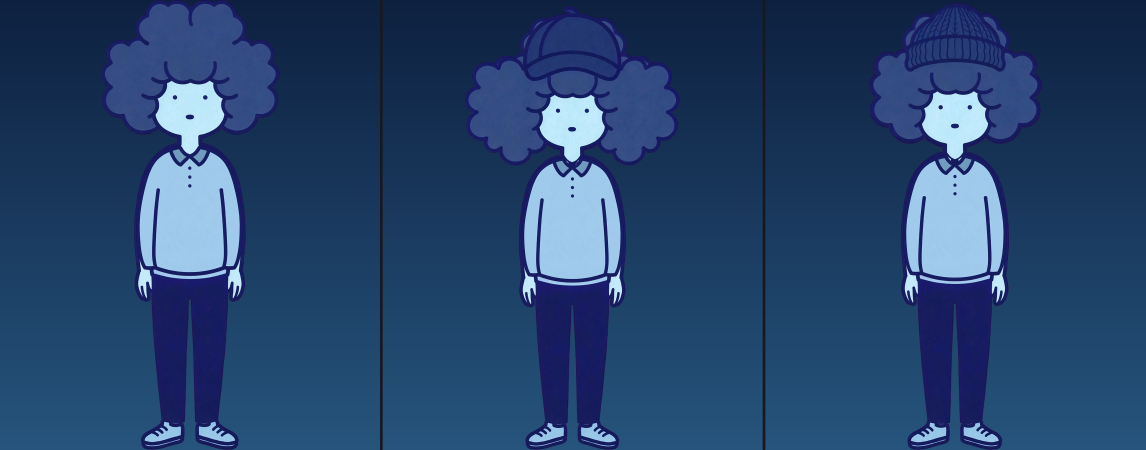
#> input picture tools/audit28/face3_body_a.png, 3436 x 1350 px, given in place of arm_polo_parasol_v28.png, which was not available (shown at 1/3 size)
$ python trial_arms28.py
#> lines starting #> are read from the running program, lines starting #| are printed output that depends on the picture
### tools/mirror_v0128.py
#!/usr/bin/env python3
"""Exact Python mirror of PersonComposer (Kotlin) for the v0.1.28 audit.

Draws from the shipped drawable-nodpi assets with the same boxes,
calibrations, rigs and anchors as PersonFigure.kt. Anchor/cal values
are read from ANCH below — keep them in sync with PersonAnchors /
PersonCanvas.topCal in the Kotlin source (the audit script prints any
drift it is told about via --check).

Geometry recap (Kotlin): the canvas rect is W x H px; the person
height ph = H / (1 + padTopRatio); the person stands at the bottom
(pt = H - ph). For canvas-family bases the body bbox is drawn at
(bl, pt, bw, ph); tops are laid into the same canvas frame with
topCal about their bbox center. The rank-5 portrait is drawn at
width ph * imgW/imgH, height ph, centered. Rigs are fractions of
the drawn body rect (bl, pt, bw, ph).
"""
import os
import sys

from PIL import Image, ImageDraw

RES = os.path.expanduser(
    "~/workspace/tenki-no-kotae/app/src/main/res/drawable-nodpi")

IMG = {}


def img(name):
    if name not in IMG:
        IMG[name] = Image.open(os.path.join(RES, name + ".png")).convert("RGBA")
    return IMG[name]

CANVAS_W, CANVAS_H = 1120.0, 2240.0

BOX = {
    "body_a": (0.1589, 0.0768, 0.8438, 0.9411),
    "body_b": (0.1580, 0.0763, 0.8446, 0.9397),
    "body_c": (0.1116, 0.0759, 0.8893, 0.9411),
    "top_tshirt": (0.1795, 0.3031, 0.8214, 0.6741),
    "top_shirt": (0.2420, 0.3125, 0.7580, 0.6263),
    "top_cardigan": (0.0839, 0.1911, 0.9170, 0.8004),
    "top_lightouter": (0.1411, 0.2741, 0.8625, 0.6920),
    "top_knitcoat": (0.1491, 0.2384, 0.8527, 0.7781),
    "top_down": (0.0598, 0.2487, 0.9411, 0.7098),
    "outfit_raincoat": (0.2348, 0.0759, 0.7670, 0.9420),
}
TOPCAL = {
    "top_tshirt": (0.64, 0.875, 0.0, 0.028),
    "top_shirt": (0.80, 0.80, 0.0, 0.014),
    "top_cardigan": (0.55, 0.45, 0.0, -0.003),
    "top_lightouter": (0.63, 0.625, 0.0, 0.000),
    "top_knitcoat": (0.67, 0.60, 0.0, 0.011),
    "top_down": (1.00, 0.575, 0.0, 0.005),
}
BODY_ART = {"BODY_A": "body_a", "BODY_B": "body_b", "BODY_C": "body_c",
            "RAINCOAT": "outfit_raincoat", "RANK5_PORTRAIT": "person_rank5",
            "RANK6_PORTRAIT": "person_rank6"}
PORTRAITS = ("RANK5_PORTRAIT", "RANK6_PORTRAIT")
TOP_ART = {"TSHIRT": "top_tshirt", "SHIRT": "top_shirt",
           "CARDIGAN": "top_cardigan", "LIGHT_OUTER": "top_lightouter",
           "KNIT_COAT": "top_knitcoat", "DOWN": "top_down"}
RIGS = {
    "BODY_A": (0.502, 0.180, 0.399, 0.248, 0.747, 0.754, 0.638, 0.241, 0.637, 0.360),
    "BODY_B": (0.480, 0.180, 0.337, 0.307, 0.689, 0.732, 0.630, 0.264, 0.630, 0.362),
    "BODY_C": (0.519, 0.180, 0.336, 0.330, 0.668, 0.893, 0.629, 0.106, 0.629, 0.316),
    "RANK5_PORTRAIT": (0.489, 0.180, 0.314, 0.306, 0.690, 0.756, 0.629, 0.242, 0.629, 0.365),
    "RANK6_PORTRAIT": (0.497, 0.180, 0.330, 0.323, 0.671, 0.80, 0.63, 0.20, 0.63, 0.328),
    "RAINCOAT": (0.507, 0.081, 0.336, 0.201, 0.743, 0.848, 0.629, 0.148, 0.629, 0.40),
}
# Measured feature lines (fractions of the body rect): the eye line
# and the mouth line of each base picture, from ink-cluster analysis
# of the shipped assets (v0.1.21). Sunglasses and the mask are placed
# from these, not from the skin-bbox fractions.
FEATURES = {
    "BODY_A": (0.216, 0.260), "BODY_B": (0.216, 0.260),
    "BODY_C": (0.216, 0.260), "RANK5_PORTRAIT": (0.217, 0.260),
    "RANK6_PORTRAIT": (0.216, 0.261), "RAINCOAT": (0.216, 0.260),
}
# anchors (mirror of PersonAnchors) — audit may override via ANCH_OVERRIDES
ANCH = {
    # *_W is the painted width over body width, *_BOTTOM the
    # painted bottom line, *_HS flattens the tall generated domes.
    "MASK_W": 1.02, "MASK_DROP": 0.020, "MASK_H": 0.068,
    "SUNG_W": 1.12,
    "MUFFLER_H": 0.27, "MUFFLER_TOP": 0.305,
    "TOWEL_H": 0.212, "TOWEL_TOP": 0.298,
    "MITTEN_H": 0.115, "MITTEN_HAND_AT": 0.42,
    "FOLD2_H": 0.30, "FOLD2_GRIP_X": 0.52, "FOLD2_GRIP_Y": 0.90,
    "UMB_WIDTH": 1.12, "UMB_TOP": 0.005, "UMB_SHAFT_X": 0.507,
    "UMB_SHAFT_W": 0.030,
    "PARASOL_W": 1.15, "PARASOL_TOP": -0.20, "PARASOL_SHAFT_X": 0.508,
    "PARASOL_SHAFT_W": 0.057,
    "UCHIWA_H": 0.21, "UCHIWA_GRIP_X": 0.502, "UCHIWA_GRIP_Y": 0.90,
    "SWEAT_X1": 0.19, "SWEAT_X2": 0.83, "SWEAT_Y": 0.27, "SWEAT_R": 0.022,
    "SHIVER_X1": 0.045, "SHIVER_X2": 0.955, "SHIVER_TOP": 0.42,
    "SHIVER_STEP": 0.028, "SHIVER_AMP": 0.018, "SHIVER_W": 0.006,
}
ANCH_OVERRIDES = {}
# Painted box inside each hat asset (asset fractions, v0.1.23 —
# measured from the shipped PNGs' alpha). The cap asset carries
# wide transparent margins; the knit cap fills its frame.

# Cloth box inside the mask asset (asset fractions, v0.1.24 —
# measured from the shipped PNG: the white cloth component; the
# ear loops fill the rest of the width).
MASK_PAINT = (0.125, 0.027, 0.874, 0.973)

OUTFIT_FOR = {  # rank -> (base, top)
    0: ("BODY_B", "TSHIRT"), 1: ("BODY_A", "SHIRT"),
    2: ("BODY_A", "CARDIGAN"), 3: ("BODY_A", "LIGHT_OUTER"),
    4: ("BODY_A", "KNIT_COAT"), 5: ("RANK5_PORTRAIT", None),
    6: ("RANK6_PORTRAIT", None),
}


# Head layers (v0.1.25): face boxes / eye lines inside the layer
# assets, as in PersonAnchors (fractions of the layer image).
HEAD_FACE = {"CAP": (0.349, 0.556, 0.651, 0.848),
             "KNITCAP": (0.306, 0.551, 0.689, 0.845)}
# v0.1.28: per-base chin-based target face boxes (measured off the
# shipped base assets with the same detector as the layers').
HEAD_TARGET = {
    "BODY_A": (0.308, 0.180, 0.687, 0.288),
    "BODY_B": (0.307, 0.181, 0.688, 0.289),
    "BODY_C": (0.330, 0.180, 0.667, 0.288),
    "RANK5_PORTRAIT": (0.306, 0.181, 0.689, 0.289),
    "RANK6_PORTRAIT": (0.324, 0.181, 0.670, 0.279),
    "RAINCOAT": (0.251, 0.180, 0.740, 0.288),
}
HEAD_EYE_Y = {"BODY_A": 0.216, "BODY_B": 0.216, "BODY_C": 0.216,
              "RANK5_PORTRAIT": 0.217, "RANK6_PORTRAIT": 0.216,
              "RAINCOAT": 0.216}
HEAD_EYE = {"CAP": 0.654, "KNITCAP": 0.650}
HEAD_ART = {"CAP": "layer_head_cap", "KNITCAP": "layer_head_knitcap"}
# v0.1.27: the raincoat base's own variants, clipped to the hood
# opening (same canvas / face anchors as the standard layers).
HEAD_ART_RAIN = {"CAP": "layer_head_cap_rain",
                 "KNITCAP": "layer_head_knitcap_rain"}


def head_art(head, base):
    return HEAD_ART_RAIN[head] if base == "RAINCOAT" else HEAD_ART[head]


def body_aspect(base):
    if base == "RANK5_PORTRAIT":
        return 405 / 1024
    if base == "RANK6_PORTRAIT":
        return 448 / 1024
    b = BOX[BODY_ART[base]]
    return (b[2] - b[0]) * CANVAS_W / ((b[3] - b[1]) * CANVAS_H)


# [15 lines left out: function head_layer_rect, not called in this run]


# ---- v0.1.26: arm layers + umbrella variants ----
# ARM mirrors PersonAnchors.armAnchor (grip, shaft, dw_frac,
# dh_frac, rot in PIL degrees); placement mirrors
# tools/sleeve_arms/preview_sleeve_arms.py, the source of truth.
ARM = {
    "arm_polo_umbrella_open":
        {"grip": (0.83, 0.84), "shaft": 0.815, "dw_frac": 1.20, "dh_frac": 0.95, "rot": 0},
    "arm_polo_umbrella_folding":
        {"grip": (0.40, 0.40), "shaft": None, "dw_frac": None, "dh_frac": 0.70, "rot": 12},
    "arm_polo_parasol":
        {"grip": (0.598, 0.909), "shaft": 0.598, "dw_frac": 1.578, "dh_frac": 0.815, "rot": 0},
    "arm_polo_uchiwa":
        {"grip": (0.235, 0.842), "shaft": None, "dw_frac": 0.690, "dh_frac": 0.351, "rot": 0},
    "arm_cardigan_umbrella_open":
        {"grip": (0.57, 0.84), "shaft": 0.545, "dw_frac": 1.20, "dh_frac": 0.95, "rot": 0},
    "arm_cardigan_umbrella_folding":
        {"grip": (0.42, 0.40), "shaft": None, "dw_frac": None, "dh_frac": 0.70, "rot": 24},
    "arm_knitcoat_umbrella_open":
        {"grip": (0.79, 0.85), "shaft": 0.775, "dw_frac": 1.20, "dh_frac": 0.95, "rot": 0},
    "arm_knitcoat_umbrella_folding":
        {"grip": (0.42, 0.40), "shaft": None, "dw_frac": None, "dh_frac": 0.70, "rot": 24},
}
ARM_ART = {  # (top, held) -> drawable name (PersonAnchors.armArt)
    ("TSHIRT", "OPEN"): "arm_polo_umbrella_open",
    ("SHIRT", "OPEN"): "arm_polo_umbrella_open",
    ("TSHIRT", "FOLDED"): "arm_polo_umbrella_folding",
    ("SHIRT", "FOLDED"): "arm_polo_umbrella_folding",
    ("TSHIRT", "PARASOL"): "arm_polo_parasol",
    ("SHIRT", "PARASOL"): "arm_polo_parasol",
    ("TSHIRT", "UCHIWA"): "arm_polo_uchiwa",
    ("SHIRT", "UCHIWA"): "arm_polo_uchiwa",
    ("CARDIGAN", "OPEN"): "arm_cardigan_umbrella_open",
    ("LIGHT_OUTER", "OPEN"): "arm_cardigan_umbrella_open",
    ("CARDIGAN", "FOLDED"): "arm_cardigan_umbrella_folding",
    ("LIGHT_OUTER", "FOLDED"): "arm_cardigan_umbrella_folding",
    ("KNIT_COAT", "OPEN"): "arm_knitcoat_umbrella_open",
    ("KNIT_COAT", "FOLDED"): "arm_knitcoat_umbrella_folding",
}
# (base, held) -> (drawable, inner rect) (PersonAnchors.variant*)
VARIANT = {
    ("RANK5_PORTRAIT", "OPEN"): ("rank5_umbrella_open",
                                 (0.0039, 0.0818, 0.8056, 0.9999)),
    ("RANK5_PORTRAIT", "FOLDED"): ("rank5_umbrella_folding",
                                   (0.0002, -0.0011, 1.0002, 1.0000)),
    ("RANK6_PORTRAIT", "OPEN"): ("rank6_umbrella_open",
                                 (0.0037, 0.1361, 0.8830, 0.9999)),
    ("RANK6_PORTRAIT", "FOLDED"): ("rank6_umbrella_folding",
                                   (0.0016, -0.0023, 0.9756, 1.0000)),
    ("RAINCOAT", "OPEN"): ("raincoat_umbrella_open",
                           (0.0624, 0.1690, 0.7201, 0.9998)),
    ("RAINCOAT", "FOLDED"): ("raincoat_umbrella_folding",
                             (-0.0001, -0.0007, 0.8948, 1.0000)),
}


def arm_art(top, held):
    return ARM_ART.get((top, held))


def variant_of(base, held):
    return VARIANT.get((base, held))


def arm_rect(name, rig, bl, pt, bw, ph):
    a = ARM[name]
    im = img(name)
    dh = a["dh_frac"] * ph
    dw = a["dw_frac"] * bw if a["dw_frac"] else dh * im.size[0] / im.size[1]
    hx = bl + rig[5] * bw
    hy = pt + rig[6] * ph
    anchor_x = a["shaft"] if a["shaft"] is not None else a["grip"][0]
    return (hx - anchor_x * dw, hy - a["grip"][1] * dh, dw, dh)


def arm_poke(spec):
    name = arm_art(spec.get("top"), spec.get("held"))
    if not name:
        return 0.0
    bw = body_aspect(spec["base"]) * 1000.0
    r = arm_rect(name, RIGS[spec["base"]], 0.0, 0.0, bw, 1000.0)
    return max(0.0, -r[1] / 1000.0)


def variant_poke(spec):
    v = variant_of(spec["base"], spec.get("held"))
    if not v:
        return 0.0
    inner = v[1]
    return max(0.0, inner[1] / (inner[3] - inner[1]))


def pad_top_ratio(spec):
    import math
    pad = 0.0
    arm = arm_art(spec.get("top"), spec.get("held"))
    if spec.get("held") == "PARASOL" and not arm:
        pad = 0.34
    poke = arm_poke(spec)
    if poke > 0:
        pad = max(pad, math.ceil((poke + 0.005) * 100) / 100)
    vpoke = variant_poke(spec)
    if vpoke > 0:
        pad = max(pad, math.ceil((vpoke + 0.005) * 100) / 100)
    head = spec.get("head")
    if head in ("CAP", "KNITCAP"):
        bw = body_aspect(spec["base"]) * 1000.0
        _, top, _, _ = head_layer_rect(head, spec["base"], 0.0, 0.0, bw, 1000.0)
        poke = max(0.0, -top / 1000.0)
        pad = max(pad, math.ceil((poke + 0.005) * 100) / 100)
    return pad


def sky(w, h, top=(13, 32, 64), bottom=(38, 84, 124)):
    imgc = Image.new("RGB", (w, h))
    d = ImageDraw.Draw(imgc)
    for y in range(h):
        t = y / max(1, h - 1)
        d.line([(0, y), (w, y)], fill=tuple(
            round(top[i] + (bottom[i] - top[i]) * t) for i in range(3)))
    return imgc.convert("RGBA")


def paste(canvas, im, rect):
    x, y, w, h = rect
    if w <= 0 or h <= 0:
        return
    canvas.alpha_composite(
        im.resize((max(1, round(w)), max(1, round(h))), Image.LANCZOS),
        (round(x), round(y)))


# [14 lines left out: function paste_rot, not called in this run]


def draw(canvas, spec, W=760, H=900):
    """spec keys: base, top, neck, mittens, head, mask, sunglasses,
    held, sweat, shiver. Mirrors PersonComposer.draw."""
    A = dict(ANCH, **ANCH_OVERRIDES)
    ph = H / (1.0 + pad_top_ratio(spec))
    pt = H - ph
    base = spec["base"]
    rig = RIGS[base]
    (face_cx, face_top, face_bot, face_l, face_r,
     hand_rx, hand_ry, hand_lx, hand_ly, cheek_w) = rig
    face_w, face_h = face_r - face_l, face_bot - face_top

    variant = variant_of(base, spec.get("held"))
    if variant:
        # v0.1.26: the base is swapped whole for its umbrella
        # variant, drawn so the variant's inner rect lands exactly
        # on the standard person rect.
        vname, inner = variant
        bw = ph * body_aspect(base)
        bl = (W - bw) / 2
        dw = bw / (inner[2] - inner[0])
        dh = ph / (inner[3] - inner[1])
        paste(canvas, img(vname),
              (bl - inner[0] * dw, pt - inner[1] * dh, dw, dh))
    elif base in PORTRAITS:
        person = img(BODY_ART[base])
        bw = ph * person.size[0] / person.size[1]
        bl = (W - bw) / 2
        paste(canvas, person, (bl, pt, bw, ph))
    else:
        body_name = BODY_ART[base]
        box = BOX[body_name]
        scale = ph / ((box[3] - box[1]) * CANVAS_H)
        cw, ch = CANVAS_W * scale, CANVAS_H * scale
        bw = (box[2] - box[0]) * cw
        bl = (W - bw) / 2
        ox, oy = bl - box[0] * cw, pt - box[1] * ch

        def part_rect(name):
            b = BOX[name]
            x0, y0 = ox + b[0] * cw, oy + b[1] * ch
            x1, y1 = ox + b[2] * cw, oy + b[3] * ch
            cal = TOPCAL.get(name)
            if cal:
                cx, cy = (x0 + x1) / 2, (y0 + y1) / 2
                w, h = (x1 - x0) * cal[0], (y1 - y0) * cal[1]
                x0 = cx - w / 2 + cal[2] * bw
                y0 = cy - h / 2 + cal[3] * ph
                x1, y1 = x0 + w, y0 + h
            return (x0, y0, x1 - x0, y1 - y0)

        paste(canvas, img(body_name), part_rect(body_name))
        if spec.get("top"):
            tn = TOP_ART[spec["top"]]
            paste(canvas, img(tn), part_rect(tn))

    def bx(f):
        return bl + f * bw

    def by(f):
        return pt + f * ph

    hand_x, hand_y = bx(hand_rx), by(hand_ry)
    hybrid = base in PORTRAITS
    raincoat = base == "RAINCOAT"
    eye_y, mouth_y = FEATURES[base]

    # arm layer (v0.1.26: sleeve + arm + item as one picture, over
    # body + top; the composer rotates about the grip on the hand,
    # negating PIL's angle for Canvas — the mirror IS PIL, so it
    # applies the batch's angle directly, as the previews did)
    arm = arm_art(spec.get("top"), spec.get("held"))
    if arm:
        a = ARM[arm]
        r = arm_rect(arm, rig, bl, pt, bw, ph)
        if a["rot"]:
            paste_rot(canvas, img(arm), r[0], r[1], r[2], r[3],
                      a["grip"], a["rot"])
        else:
            paste(canvas, img(arm), r)

    def prop_top(name, cx, top_y, w):
        im = img(name)
        paste(canvas, im, (cx - w / 2, top_y, w, w * im.size[1] / im.size[0]))

    def prop_bottom(name, cx, bottom_y, w):
        im = img(name)
        prop_top(name, cx, bottom_y - w * im.size[1] / im.size[0], w)

    # neck
    if not raincoat:
        if spec.get("neck") == "MUFFLER" and not hybrid:
            im = img("prop_muffler")
            h = A["MUFFLER_H"] * ph
            w = h * im.size[0] / im.size[1]
            paste(canvas, im, (bx(0.5) - w / 2, by(A["MUFFLER_TOP"]), w, h))
        elif spec.get("neck") == "TOWEL":
            im = img("prop_towel")
            h = A["TOWEL_H"] * ph
            w = h * im.size[0] / im.size[1]
            paste(canvas, im, (bx(0.5) - w / 2, by(A["TOWEL_TOP"]), w, h))
    # mittens (the portrait bases wear theirs baked in)
    if spec.get("mittens") and not raincoat and not hybrid:
        mh = A["MITTEN_H"] * ph
        for name, hx, hy in (("prop_mitten_l", hand_lx, hand_ly),
                             ("prop_mitten_r", hand_rx, hand_ry)):
            im = img(name)
            mw = mh * im.size[0] / im.size[1]
            paste(canvas, im, (bx(hx) - mw / 2,
                               by(hy) - A["MITTEN_HAND_AT"] * mh, mw, mh))
    # head (v0.1.25: the head layer — hair + hat as one picture,
    # face-anchored onto the rig; the raincoat anchors on the eye
    # line, its rig face top being the hood opening)
    if spec.get("head") in ("CAP", "KNITCAP"):
        hn = spec["head"]
        l, t, w, h = head_layer_rect(hn, base, bl, pt, bw, ph)
        paste(canvas, img(head_art(hn, base)), (l, t, w, h))
    # face (placed from the measured feature lines, v0.1.21)
    if spec.get("mask"):
        im = img("prop_mask")
        px0, py0, px1, py1 = MASK_PAINT
        cloth_w = A["MASK_W"] * cheek_w * bw
        rect_w = cloth_w / (px1 - px0)
        rect_h = A["MASK_H"] * ph / (py1 - py0)
        paste(canvas, im, (bx(face_cx) - (px0 + px1) / 2 * rect_w,
                           by(eye_y + A["MASK_DROP"]) - py0 * rect_h,
                           rect_w, rect_h))
    if spec.get("sunglasses"):
        im = img("prop_sunglasses")
        w = A["SUNG_W"] * face_w * bw
        h = w * im.size[1] / im.size[0]
        cy = by(eye_y)
        paste(canvas, im, (bx(face_cx) - w / 2, cy - h / 2, w, h))
    # held (v0.1.26: the grip-point fallback — drawn only where
    # neither an arm layer nor an umbrella variant served)
    held = spec.get("held")
    if variant or arm:
        held = None
    if held == "OPEN":
        umb = img("item_umbrella_open")
        uw = A["UMB_WIDTH"] * bw
        uh = uw * umb.size[1] / umb.size[0]
        u_left = hand_x - A["UMB_SHAFT_X"] * uw
        u_top = pt + A["UMB_TOP"] * ph
        d = ImageDraw.Draw(canvas)
        d.line([(u_left + A["UMB_SHAFT_X"] * uw, u_top + uh), (hand_x, hand_y)],
               fill=(0, 27, 68, 255), width=max(2, round(A["UMB_SHAFT_W"] * uw)))
        paste(canvas, umb, (u_left, u_top, uw, uh))
    elif held == "FOLDED":
        im = img("prop_folding")
        fh = A["FOLD2_H"] * ph
        fw = fh * im.size[0] / im.size[1]
        paste(canvas, im, (hand_x - A["FOLD2_GRIP_X"] * fw,
                           hand_y - A["FOLD2_GRIP_Y"] * fh, fw, fh))
    elif held == "PARASOL":
        im = img("prop_parasol")
        uw = A["PARASOL_W"] * bw
        uh = uw * im.size[1] / im.size[0]
        u_left = hand_x - A["PARASOL_SHAFT_X"] * uw
        u_top = pt + A["PARASOL_TOP"] * ph
        # The asset's shaft is cut short (v0.1.21): a drawn extension
        # — outline pass, then fill pass — runs from its end down to
        # the hand, as with the open umbrella's shaft.
        d = ImageDraw.Draw(canvas)
        sx = u_left + A["PARASOL_SHAFT_X"] * uw
        w_out = max(2, round(A["PARASOL_SHAFT_W"] * uw))
        d.line([(sx, u_top + uh), (hand_x, hand_y)],
               fill=(27, 37, 102, 255), width=w_out)
        d.line([(sx, u_top + uh), (hand_x, hand_y)],
               fill=(151, 201, 234, 255), width=max(1, round(w_out * 0.55)))
        paste(canvas, im, (u_left, u_top, uw, uh))
    elif held == "UCHIWA":
        im = img("prop_uchiwa")
        fh = A["UCHIWA_H"] * ph
        fw = fh * im.size[0] / im.size[1]
        paste(canvas, im, (hand_x - A["UCHIWA_GRIP_X"] * fw,
                           hand_y - A["UCHIWA_GRIP_Y"] * fh, fw, fh))
    # signs
    d = ImageDraw.Draw(canvas)
    if spec.get("sweat") and not raincoat:
        for sx in (A["SWEAT_X1"], A["SWEAT_X2"]):
            cx, cy = bx(sx), by(A["SWEAT_Y"])
            r = A["SWEAT_R"] * ph
            d.ellipse([cx - r * 0.62, cy - r * 0.38, cx + r * 0.62, cy + r * 0.88],
                      fill=(168, 216, 240, 255))
            d.polygon([(cx - r * 0.62, cy - r * 0.2), (cx + r * 0.62, cy - r * 0.2),
                       (cx, cy - r * 1.5)], fill=(168, 216, 240, 255))
    if spec.get("shiver") and not hybrid and not raincoat:
        for sx in (A["SHIVER_X1"], A["SHIVER_X2"]):
            x0 = bx(sx)
            pts = []
            for i in range(11):
                yy = by(A["SHIVER_TOP"] + i * A["SHIVER_STEP"])
                xx = x0 + (A["SHIVER_AMP"] if i % 2 == 1 else -A["SHIVER_AMP"]) * bw
                pts.append((xx, yy))
            d.line(pts, fill=(10, 26, 60, 255),
                   width=max(2, round(A["SHIVER_W"] * ph)))
    return canvas


# [10 lines left out: function spec_for, not called in this run]


def render(spec, W=760, H=900):
    return draw(sky(W, H), spec, W, H).convert("RGB")

### tools/audit28/trial_arms28.py
#!/usr/bin/env python3
"""v0.1.28 arm trial: composite the extracted v28 arm layers in
mirror_v0128 with measured anchors."""
import os
import sys

from PIL import Image

sys.path.insert(0, os.path.expanduser("~/workspace/tenki-no-kotae/tools"))
import mirror_v0128 as M  # noqa: E402

OUT = os.path.dirname(os.path.abspath(__file__))
KEYED = os.path.expanduser("~/workspace/tenki-no-kotae/tools/sleeve_arms/keyed")
W, H = 760, 900

M.IMG["arm_polo_parasol"] = Image.open(
    os.path.join(KEYED, "arm_polo_parasol_v28.png")).convert("RGBA")
M.ARM["arm_polo_parasol"] = {"grip": (0.598, 0.909), "shaft": 0.598,
                             "dw_frac": 1.578, "dh_frac": 0.815, "rot": 0}
M.IMG["arm_polo_uchiwa"] = Image.open(
    os.path.join(KEYED, "arm_polo_uchiwa_v28.png")).convert("RGBA")
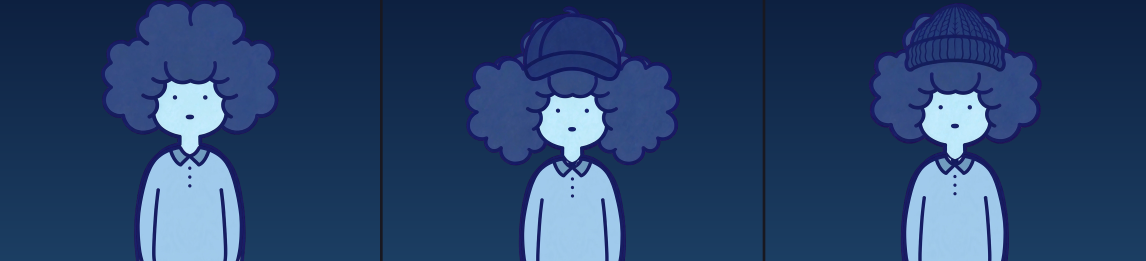
#> input picture tools/audit28/face3_body_a_crop.png, 3436 x 783 px, given in place of arm_polo_uchiwa_v28.png, which was not available (shown at 1/3 size)
M.ARM["arm_polo_uchiwa"] = {"grip": (0.235, 0.842), "shaft": None,
                            "dw_frac": 0.690, "dh_frac": 0.351, "rot": 0}

def render(spec, name):
    canvas = M.draw(M.sky(W, H), spec, W, H).convert("RGB")
    canvas.save(os.path.join(OUT, name))
    crop = canvas.crop((int(W * 0.28), int(H * 0.02),
                        int(W * 1.0), int(H * 0.80)))
    crop = crop.resize((crop.size[0] * 2, crop.size[1] * 2), Image.LANCZOS)
    crop.save(os.path.join(OUT, name.replace(".png", "_crop.png")))
    print("rendered", name)

render({"base": "BODY_B", "top": "TSHIRT", "held": "PARASOL"},
       "trial28_parasol.png")
#> in sky, `return imgc.convert("RGBA")`:
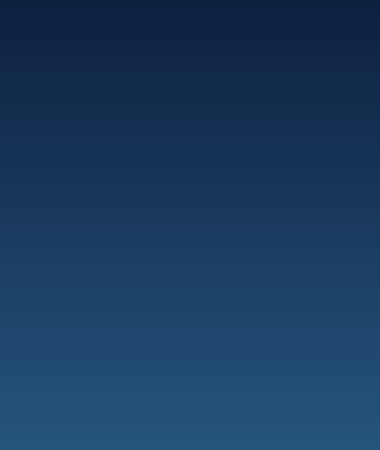
#> returned value: PIL image 760x900 RGBA (shown at 1/2 size); mean R, G, B, A 25.5, 58, 94, 255
#> in draw, `A = dict(ANCH, **ANCH_OVERRIDES)`: A = 34 items
#> in part_rect, `b = BOX[name]`: b = (0.158, 0.0763, 0.845, 0.94)
#> in part_rect, `x0, y0 = ox + b[0] * cw, oy + b[1] * ch`: x0 = 220.2; y0 = 96.43
#> in part_rect, `x1, y1 = ox + b[2] * cw, oy + b[3] * ch`: x1 = 539.8; y1 = 900
#> in paste, `x, y, w, h = rect`: x = 220.2; y = 96.43; w = 319.5; h = 803.6
#> in paste, `canvas.alpha_composite( im.resize((max(1, round(w)), max(1, round(h)))..`:
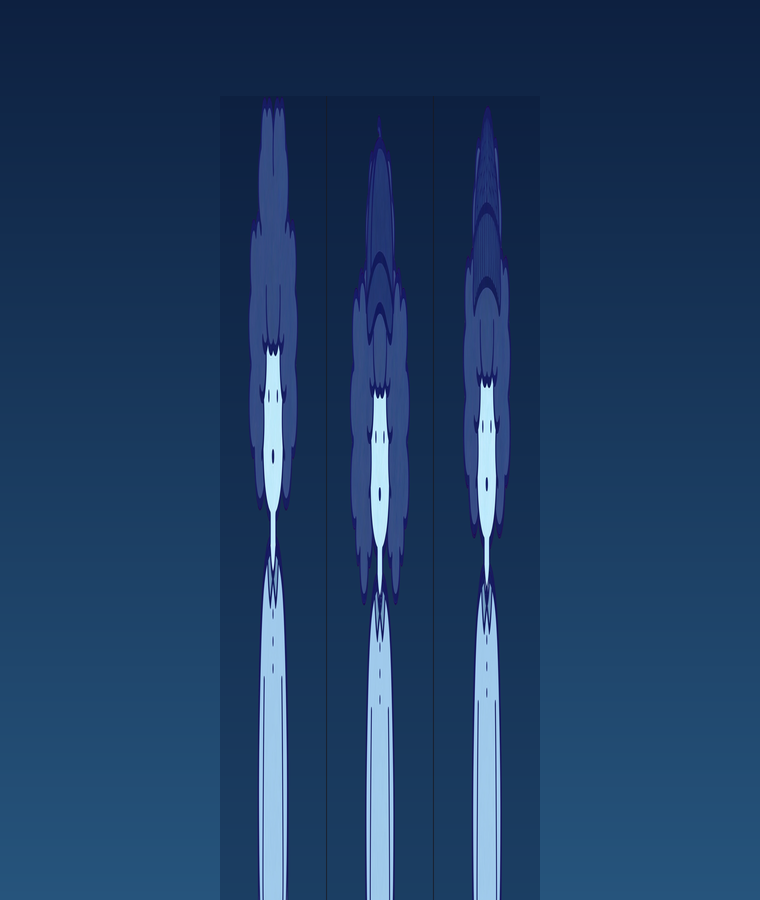
#> canvas: PIL image 760x900 RGBA; mean R, G, B, A 30.8, 60.5, 97.4, 255
#> (the run stopped early here; a loop or call above may not have finished)
